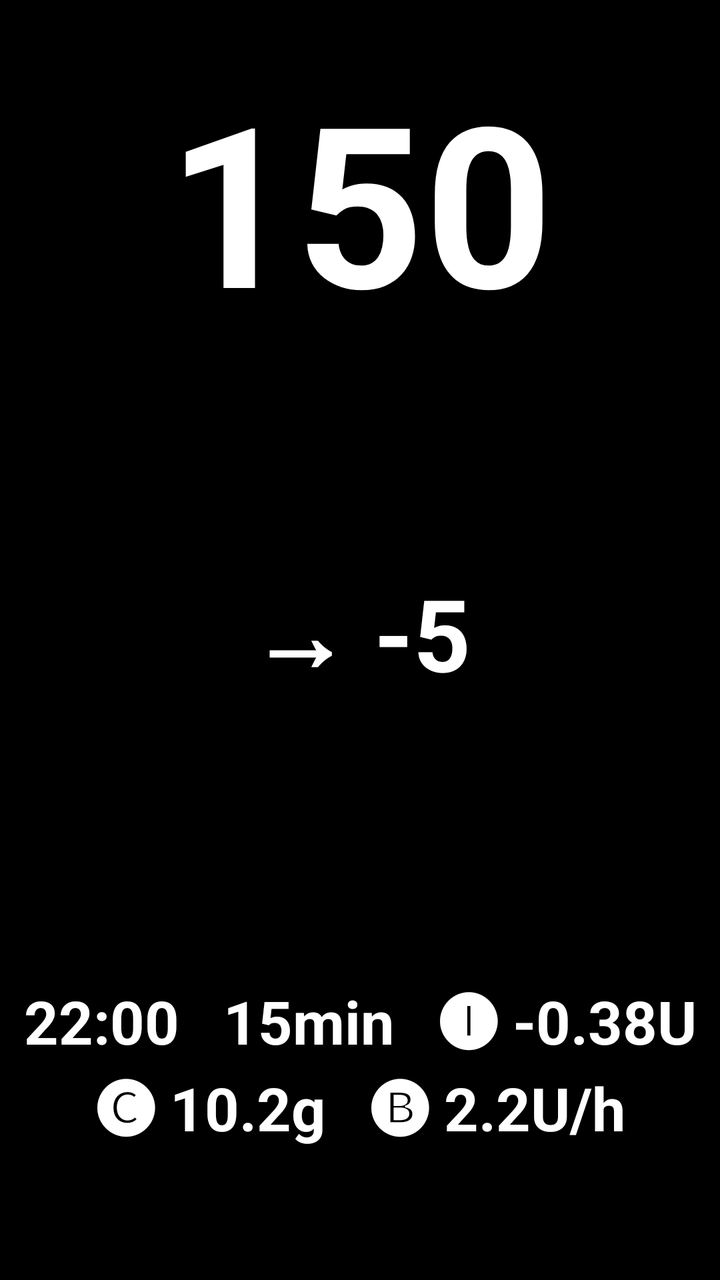
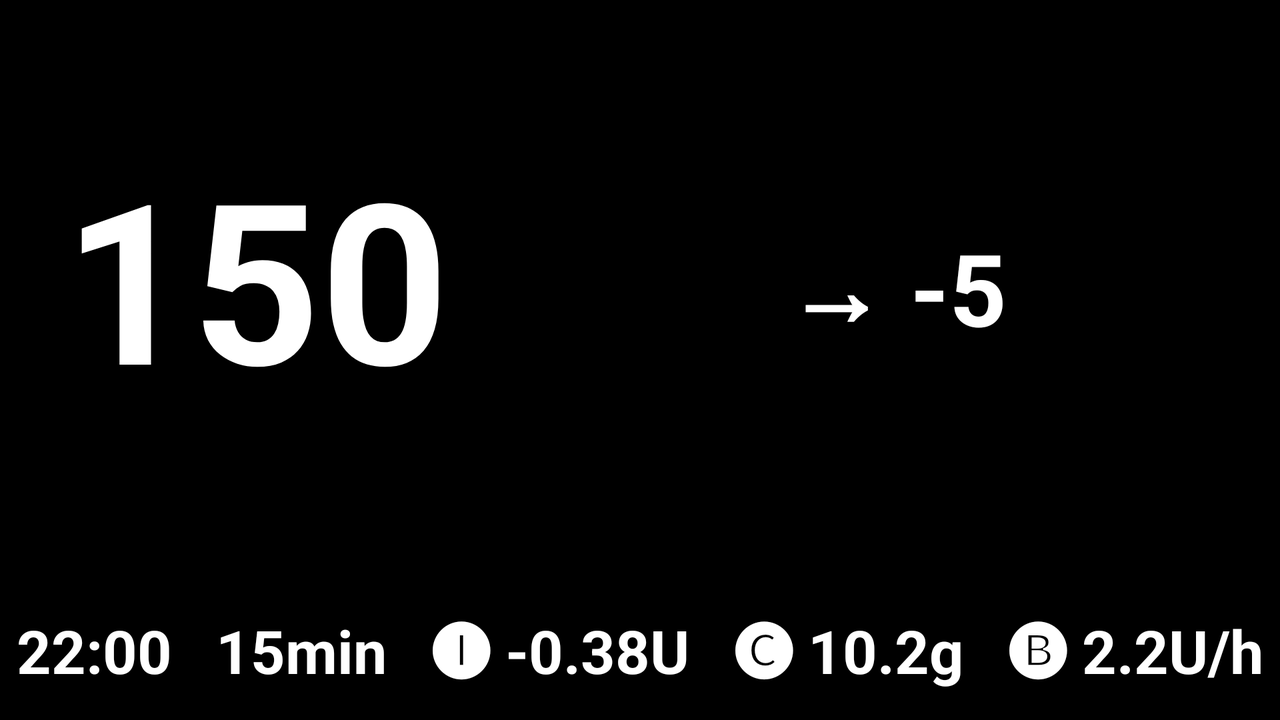

One screen, two layout resources from the same app: the default and the repository's alternative for another configuration. Each is rendered where Android would select it; the XML of both is given below.
<!-- AndroidManifest.xml: application theme Theme.NightViewer -->
<!-- res/layout/activity_fullscreen1.xml -->
<?xml version="1.0" encoding="utf-8"?>
<androidx.constraintlayout.widget.ConstraintLayout xmlns:android="http://schemas.android.com/apk/res/android"
    xmlns:app="http://schemas.android.com/apk/res-auto"
    android:layout_width="match_parent"
    android:layout_height="match_parent"
    android:background="?attr/fullscreenBackgroundColor"
    android:theme="@style/ThemeOverlay.NightViewer.FullscreenContainer"
    android:resizeableActivity="true">

    
    <androidx.constraintlayout.widget.Guideline
        android:id="@+id/guideline1"
        android:layout_width="wrap_content"
        android:layout_height="wrap_content"
        android:orientation="horizontal"
        app:layout_constraintGuide_percent="0.33" />

    
    <androidx.constraintlayout.widget.Guideline
        android:id="@+id/guideline2"
        android:layout_width="wrap_content"
        android:layout_height="wrap_content"
        android:orientation="horizontal"
        app:layout_constraintGuide_percent="0.66" />

    
    <TextView
        android:id="@+id/screen_bg"
        android:layout_width="0dp"
        android:layout_height="0dp"
        android:keepScreenOn="true"
        android:textColor="@android:color/white"
        android:textStyle="bold"
        android:background="@android:color/black"
        android:gravity="center"
        android:includeFontPadding="false"
        android:autoSizeTextType="uniform"
        android:maxLines="1"
        android:text="150"
        app:layout_constraintTop_toTopOf="parent"
        app:layout_constraintBottom_toTopOf="@id/guideline1"
        app:layout_constraintStart_toStartOf="parent"
        app:layout_constraintEnd_toEndOf="parent" />

    
    <TextView
        android:id="@+id/screen_direction"
        android:layout_width="0dp"
        android:layout_height="0dp"
        android:background="@android:color/black"
        android:gravity="center"
        android:includeFontPadding="false"
        android:keepScreenOn="true"
        android:text="→ -5"
        android:maxLines="1"
        android:textColor="@android:color/white"
        android:textSize="50sp"
        android:textStyle="bold"
        app:layout_constraintTop_toTopOf="@id/guideline1"
        app:layout_constraintBottom_toTopOf="@id/guideline2"
        app:layout_constraintStart_toStartOf="parent"
        app:layout_constraintEnd_toEndOf="parent" />

    
    <TextView
        android:id="@+id/screen_info"
        android:layout_width="0dp"
        android:layout_height="0dp"
        android:keepScreenOn="true"
        android:textColor="@android:color/white"
        android:textStyle="bold"
        android:background="@android:color/black"
        android:gravity="center"
        android:includeFontPadding="false"
        android:textSize="30sp"
        android:maxLines="2"
        android:text="22:00   15min   🅘 -0.38U   🅒 10.2g   🅑 2.2U/h"
        app:layout_constraintTop_toTopOf="@id/guideline2"
        app:layout_constraintBottom_toBottomOf="parent"
        app:layout_constraintStart_toStartOf="parent"
        app:layout_constraintEnd_toEndOf="parent" />

</androidx.constraintlayout.widget.ConstraintLayout>
<!-- resources referenced by this layout -->
<resources>
  <style name="ThemeOverlay.NightViewer.FullscreenContainer" parent="">
          <item name="fullscreenBackgroundColor">@color/Black</item>
          <item name="fullscreenTextColor">@color/White</item>
      </style>
  <style name="Theme.NightViewer" parent="Theme.MaterialComponents.DayNight.DarkActionBar">
          
          <item name="colorPrimary">@color/Black</item>
          <item name="colorPrimaryVariant">@color/Black</item>
          <item name="colorOnPrimary">@color/White</item>
          
          <item name="android:statusBarColor" tools:targetApi="l">?attr/colorPrimaryVariant</item>
          
      </style>
  <color name="Black">#000000</color>
  <color name="White">#FFFFFF</color>
</resources>
<!-- res/layout-land/activity_fullscreen1.xml (the repository's variant of the layout above) -->
<!-- drawn on the phone turned sideways -->
<androidx.constraintlayout.widget.ConstraintLayout xmlns:android="http://schemas.android.com/apk/res/android"
    xmlns:app="http://schemas.android.com/apk/res-auto"
    android:layout_width="match_parent"
    android:layout_height="match_parent"
    android:background="?attr/fullscreenBackgroundColor"
    android:theme="@style/ThemeOverlay.NightViewer.FullscreenContainer"
    android:resizeableActivity="true">

    
    <androidx.constraintlayout.widget.Guideline
        android:id="@+id/guideline1"
        android:layout_width="wrap_content"
        android:layout_height="wrap_content"
        android:orientation="vertical"
        app:layout_constraintGuide_percent="0.4" />

    
    <androidx.constraintlayout.widget.Guideline
        android:id="@+id/guideline2"
        android:layout_width="wrap_content"
        android:layout_height="wrap_content"
        android:orientation="horizontal"
        app:layout_constraintGuide_percent="0.8" />

    
    <TextView
        android:id="@+id/screen_bg"
        android:layout_width="0dp"
        android:layout_height="0dp"
        android:keepScreenOn="true"
        android:textColor="@android:color/white"
        android:textStyle="bold"
        android:background="@android:color/black"
        android:gravity="center"
        android:includeFontPadding="false"
        android:autoSizeTextType="uniform"
        android:maxLines="1"
        android:text="150"
        app:layout_constraintTop_toTopOf="parent"
        app:layout_constraintBottom_toTopOf="@id/guideline2"
        app:layout_constraintStart_toStartOf="parent"
        app:layout_constraintEnd_toStartOf="@id/guideline1"/>

    
    <TextView
        android:id="@+id/screen_direction"
        android:layout_width="0dp"
        android:layout_height="0dp"
        android:background="@android:color/black"
        android:gravity="center"
        android:includeFontPadding="false"
        android:keepScreenOn="true"
        android:text="→ -5"
        android:maxLines="1"
        android:textColor="@android:color/white"
        android:textSize="50sp"
        android:textStyle="bold"
        app:layout_constraintTop_toTopOf="parent"
        app:layout_constraintBottom_toTopOf="@id/guideline2"
        app:layout_constraintStart_toStartOf="@id/guideline1"
        app:layout_constraintEnd_toEndOf="parent"/>

    
    <TextView
        android:id="@+id/screen_info"
        android:layout_width="0dp"
        android:layout_height="0dp"
        android:keepScreenOn="true"
        android:textColor="@android:color/white"
        android:textStyle="bold"
        android:background="@android:color/black"
        android:gravity="center"
        android:includeFontPadding="false"
        android:textSize="30sp"
        android:maxLines="2"
        android:text="22:00   15min   🅘 -0.38U   🅒 10.2g   🅑 2.2U/h"
        app:layout_constraintTop_toTopOf="@id/guideline2"
        app:layout_constraintBottom_toBottomOf="parent"
        app:layout_constraintStart_toStartOf="parent"
        app:layout_constraintEnd_toEndOf="parent" />

</androidx.constraintlayout.widget.ConstraintLayout>
